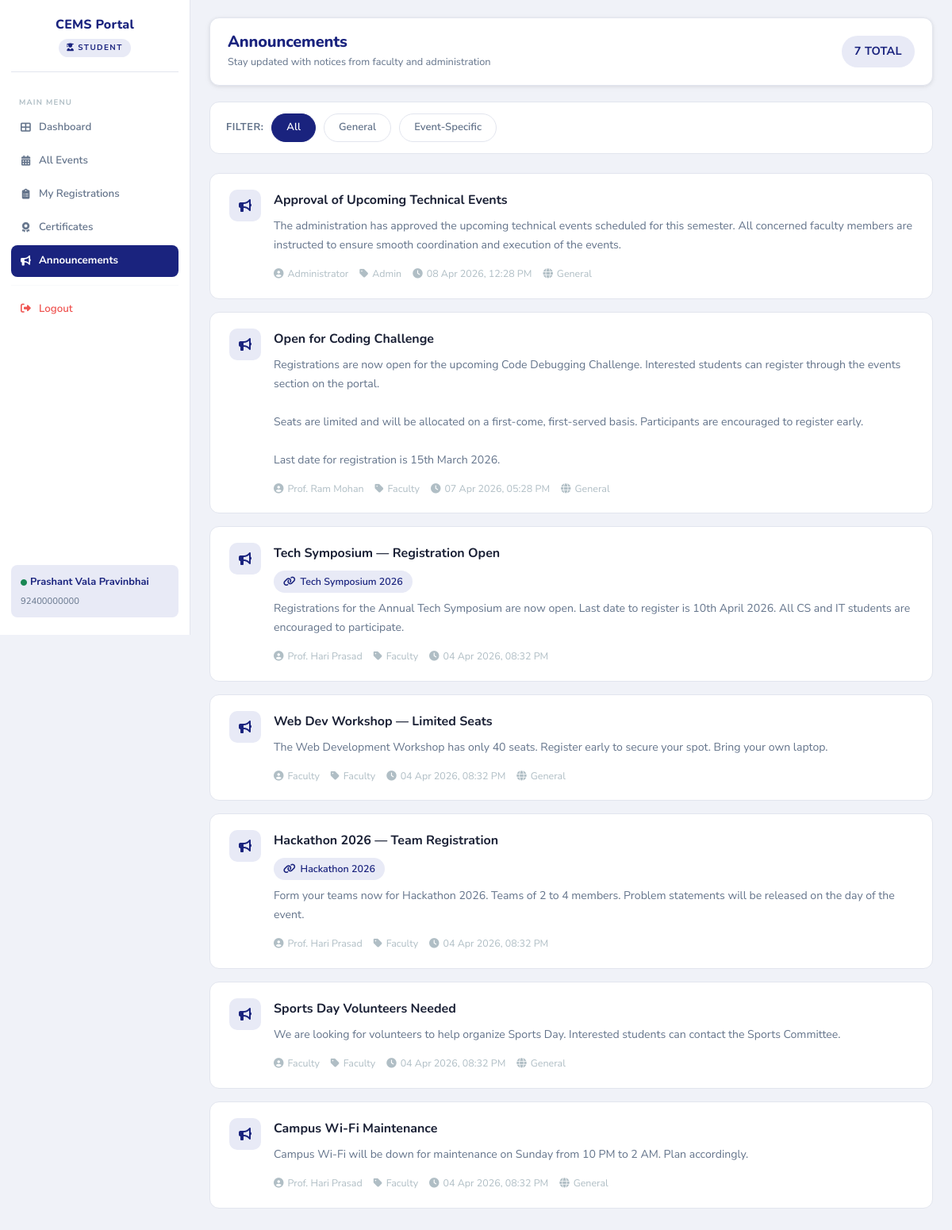
Page /student/announcements.php (signed in) on the committed database.
### tables this page shows
CREATE TABLE `announcements` (
  `announcement_id` int(11) NOT NULL,
  `title` varchar(200) NOT NULL,
  `content` text NOT NULL,
  `event_id` int(11) DEFAULT NULL,
  `posted_by` int(11) NOT NULL,
  `posted_by_role` enum('faculty','admin') NOT NULL DEFAULT 'faculty',
  `created_at` timestamp NOT NULL DEFAULT current_timestamp()
);

CREATE TABLE `events` (
  `event_id` int(11) NOT NULL,
  `event_name` varchar(200) NOT NULL,
  `description` text DEFAULT NULL,
  `venue` varchar(200) DEFAULT NULL,
  `event_date` date NOT NULL,
  `event_time` time DEFAULT NULL,
  `capacity` int(11) DEFAULT NULL,
  `status` enum('Pending','Approved','Rejected') NOT NULL DEFAULT 'Approved',
  `rejection_reason` varchar(500) DEFAULT NULL,
  `created_by` int(11) NOT NULL,
  `created_at` timestamp NOT NULL DEFAULT current_timestamp()
);

### student/announcements.php (the view, shortened to what this page needs)
<?php
$active_page = 'announcements';
require_once("../config/db.php");
require_once("../includes/student_sidebar.php");
$type_filter = $_GET['type'] ?? 'all';
$where = [];
$where_sql = $where ? 'WHERE ' . implode(' AND ', $where) : '';
$sql = "
    SELECT a.*, e.event_name,
           CASE a.posted_by_role
               WHEN 'faculty' THEN (SELECT full_name FROM faculty WHERE faculty_id = a.posted_by)
               WHEN 'admin'   THEN (SELECT full_name FROM admins  WHERE admin_id   = a.posted_by)
           END AS poster_name
    FROM announcements a
    LEFT JOIN events e ON a.event_id = e.event_id
    $where_sql
    ORDER BY a.created_at DESC
";
$announcements = $conn->query($sql)->fetch_all(MYSQLI_ASSOC);
$total         = $conn->query("SELECT COUNT(*) AS c FROM announcements")->fetch_assoc()['c'];
?>
<!DOCTYPE html>
<html lang="en">
<head>
    <link href="https://cdn.jsdelivr.net/npm/bootstrap@5.3.2/dist/css/bootstrap.min.css" rel="stylesheet">
    <link rel="stylesheet" href="https://cdnjs.cloudflare.com/ajax/libs/font-awesome/6.4.2/css/all.min.css">
    <link rel="stylesheet" href="../assets/css/style.css">
</head>
<body>
<main class="main-content">
<div class="content-inner">
    <div class="page-header">
        <div>
            <h1>Announcements</h1>
            <p>Stay updated with notices from faculty and administration</p>
        </div>
        <span class="badge-cems badge-open" style="font-size:0.9rem;padding:8px 16px;">
            <?= $total ?> Total
        </span>
    </div>
    <div class="filter-bar">
        <span style="font-size:0.8rem;font-weight:700;color:var(--text-muted);text-transform:uppercase;letter-spacing:0.5px;">Filter:</span>
        <a href="?type=all"     class="filter-chip <?= $type_filter === 'all'     ? 'active' : '' ?>">All</a>
        <a href="?type=general" class="filter-chip <?= $type_filter === 'general' ? 'active' : '' ?>">General</a>
        <a href="?type=event"   class="filter-chip <?= $type_filter === 'event'   ? 'active' : '' ?>">Event-Specific</a>
    </div>
    <?php if (empty($announcements)): ?>
    <div class="empty-state">
        <i class="fas fa-bell-slash"></i>
        <h5>No announcements found</h5>
        <p>Try a different filter or check back later</p>
    </div>
    <?php else: ?>
    <?php foreach ($announcements as $ann): ?>
    <div class="ann-card">
        <div class="ann-card-inner">
            <div class="d-flex gap-3 align-items-start">
                <div class="ann-icon"><i class="fas fa-bullhorn"></i></div>
                <div style="flex:1;min-width:0;">
                    <div class="ann-title"><?= htmlspecialchars($ann['title']) ?></div>
                    <?php if ($ann['event_name']): ?>
                    <div class="mb-2">
                        <span class="event-link-tag">
                            <i class="fas fa-link"></i><?= htmlspecialchars($ann['event_name']) ?>
                        </span>
                    </div>
                    <?php endif; ?>
                    <div class="ann-content"><?= nl2br(htmlspecialchars($ann['content'])) ?></div>
                    <div class="ann-footer">
                        <span><i class="fas fa-user-circle"></i><?= htmlspecialchars($ann['poster_name'] ?? 'Faculty') ?></span>
                        <span><i class="fas fa-tag"></i><?= ucfirst($ann['posted_by_role']) ?></span>
                        <span><i class="fas fa-clock"></i><?= date('d M Y, h:i A', strtotime($ann['created_at'])) ?></span>
                        <?php if (!$ann['event_name']): ?>
                        <span><i class="fas fa-globe"></i>General</span>
                        <?php endif; ?>
                    </div>
                </div>
            </div>
        </div>
    </div>
    <?php endforeach; ?>
    <?php endif; ?>
</div>
</main>
</body>
</html>

### includes/student_sidebar.php (shortened to what this page needs)
<?php
$active_page = $active_page ?? '';
?>
<aside class="sidebar">
    <div class="sidebar-brand">
        <div class="brand-title">CEMS Portal</div>
        <div class="brand-role role-student mt-2"><i class="fas fa-user-graduate me-1"></i>Student</div>
    </div>
    <nav class="sidebar-nav">
        <div class="nav-section-label">Main Menu</div>
        <a href="dashboard.php" class="nav-link <?= $active_page === 'dashboard' ? 'active' : '' ?>">
            <i class="fas fa-th-large"></i> Dashboard
        </a>
        <a href="events.php" class="nav-link <?= $active_page === 'events' ? 'active' : '' ?>">
            <i class="fas fa-calendar-alt"></i> All Events
        </a>
        <a href="registrations.php" class="nav-link <?= $active_page === 'registrations' ? 'active' : '' ?>">
            <i class="fas fa-clipboard-list"></i> My Registrations
        </a>
        <a href="certificates.php" class="nav-link <?= $active_page === 'certificates' ? 'active' : '' ?>">
            <i class="fas fa-award"></i> Certificates
        </a>
        <a href="announcements.php" class="nav-link <?= $active_page === 'announcements' ? 'active' : '' ?>">
            <i class="fas fa-bullhorn"></i> Announcements
        </a>
        <hr style="border-color:var(--border);margin:10px 0;">
        <a href="../auth/logout.php" class="nav-link nav-logout">
            <i class="fas fa-sign-out-alt"></i> Logout
        </a>
    </nav>
    <div class="sidebar-user">
        <div class="user-name"><i class="fas fa-circle text-success me-1" style="font-size:0.5rem;vertical-align:middle;"></i><?= htmlspecialchars($_SESSION['student_name']) ?></div>
        <div class="user-id mt-1"><?= htmlspecialchars($_SESSION['enrollment_no']) ?></div>
    </div>
</aside>

### assets/css/style.css (style rules this page uses)
:root { --primary: #1a237e; --primary-mid: #283593; --accent: #3f51b5; --accent-light: #e8eaf6; --main-bg: #f0f2f8; --sidebar-bg: #ffffff; --card-bg: #ffffff; --border: #e2e5ee; --text-dark: #1a2035; --text-muted: #64748b; --gold: #f9a825; --gold-light: #fff8e1; --success: #2e7d32; --success-light: #e8f5e9; --danger: #c62828; --danger-light: #fce4ec; --warning: #e65100; --warning-light: #fff3e0; --sidebar-width: 240px; --font-display: 'Nunito', sans-serif; --font-body: 'Nunito Sans', sans-serif; --radius-sm: 8px; --radius-md: 12px; --radius-lg: 16px; --shadow-sm: 0 1px 4px rgba(0,0,0,0.07), 0 2px 8px rgba(0,0,0,0.04); --shadow-md: 0 4px 16px rgba(26,35,126,0.10); --shadow-lg: 0 12px 40px rgba(26,35,126,0.14); --transition: all 0.2s ease; }
*, *::before, *::after { box-sizing: border-box; margin: 0; padding: 0; }
html { scroll-behavior: smooth; }
body { background: var(--main-bg); font-family: var(--font-body); color: var(--text-dark); font-size: 14px; line-height: 1.65; -webkit-font-smoothing: antialiased; }
a { text-decoration: none; color: inherit; }
.sidebar { width: var(--sidebar-width); height: 100vh; position: fixed; top: 0; left: 0; background: var(--sidebar-bg); border-right: 1px solid var(--border); padding: 22px 14px; display: flex; flex-direction: column; z-index: 100; overflow-y: auto; }
.sidebar-brand { text-align: center; padding-bottom: 18px; margin-bottom: 6px; border-bottom: 1px solid var(--border); }
.sidebar-brand .brand-title { font-family: var(--font-display); font-size: 1rem; font-weight: 800; color: var(--primary); letter-spacing: 0.2px; line-height: 1.2; }
.sidebar-brand .brand-role { font-size: 0.62rem; font-weight: 700; text-transform: uppercase; letter-spacing: 1.4px; margin-top: 6px; padding: 3px 10px; border-radius: 20px; display: inline-block; }
.role-student { background: var(--accent-light); color: var(--primary); }
.sidebar-nav { flex: 1; margin-top: 12px; }
.nav-section-label { font-size: 0.6rem; font-weight: 700; text-transform: uppercase; letter-spacing: 1.2px; color: #b0bec5; padding: 12px 10px 5px; }
.nav-link { display: flex; align-items: center; gap: 9px; padding: 9px 11px; border-radius: var(--radius-sm); margin-bottom: 2px; font-weight: 600; font-size: 0.83rem; color: var(--text-muted); transition: var(--transition); }
.nav-link i { width: 15px; font-size: 0.8rem; text-align: center; flex-shrink: 0; }
.nav-link.active { background: var(--primary); color: white; font-weight: 700; }
.nav-link.active i { color: white; }
.nav-link.nav-logout { color: #ef5350; margin-top: 4px; }
.sidebar-user { margin-top: auto; padding: 11px 12px; background: var(--accent-light); border-radius: var(--radius-sm); font-size: 0.76rem; }
.sidebar-user .user-name { font-weight: 700; color: var(--primary); font-size: 0.8rem; }
.sidebar-user .user-id { color: var(--text-muted); font-size: 0.7rem; }
.main-content { margin-left: var(--sidebar-width); min-height: 100vh; background: var(--main-bg); padding: 28px 32px; }
.content-inner { max-width: 960px; margin: 0 auto; }
.page-header { background: var(--card-bg); border: 1px solid var(--border); border-radius: var(--radius-md); padding: 18px 22px; margin-bottom: 20px; display: flex; align-items: center; justify-content: space-between; gap: 14px; flex-wrap: wrap; box-shadow: var(--shadow-sm); }
.page-header h1 { font-family: var(--font-display); font-size: 1.25rem; font-weight: 800; color: var(--primary); margin: 0; line-height: 1.2; letter-spacing: -0.2px; }
.page-header p { color: var(--text-muted); margin: 3px 0 0; font-size: 0.8rem; }
.badge-cems { display: inline-flex; align-items: center; gap: 3px; font-size: 0.65rem; font-weight: 700; padding: 3px 9px; border-radius: 20px; text-transform: uppercase; letter-spacing: 0.3px; white-space: nowrap; }
.badge-open { background: var(--accent-light); color: var(--primary); }
@media (max-width: 1200px) { .main-content { padding: 22px 24px; } }

### rows in the picture
announcements: title "Approval of Upcoming Technical Events", content "The administration has approved the upcoming technical events scheduled for this semester. All concerned faculty members are instructed to ensure smooth coordination and execution of the events.", poster_name "Administrator", posted_by_role "Admin", created_at "08 Apr 2026, 12:28 PM", shows "General"
announcements: title "Open for Coding Challenge", content "Registrations are now open for the upcoming Code Debugging Challenge. Interested students can register through the events section on the portal. Seats are limited and will be allocated on a first-come, first-served basis. Participants are encouraged to register early. Last date for registration is 15th March 2026.", poster_name "Prof. Ram Mohan", posted_by_role "Faculty", created_at "07 Apr 2026, 05:28 PM", shows "General"
announcements: title "Tech Symposium — Registration Open", event.event_name "Tech Symposium 2026", content "Registrations for the Annual Tech Symposium are now open. Last date to register is 10th April 2026. All CS and IT students are encouraged to participate.", poster_name "Prof. Hari Prasad", posted_by_role "Faculty", created_at "04 Apr 2026, 08:32 PM"
announcements: title "Web Dev Workshop — Limited Seats", content "The Web Development Workshop has only 40 seats. Register early to secure your spot. Bring your own laptop.", poster_name "Faculty", posted_by_role "Faculty", created_at "04 Apr 2026, 08:32 PM", shows "General"
announcements: title "Hackathon 2026 — Team Registration", event.event_name "Hackathon 2026", content "Form your teams now for Hackathon 2026. Teams of 2 to 4 members. Problem statements will be released on the day of the event.", poster_name "Prof. Hari Prasad", posted_by_role "Faculty", created_at "04 Apr 2026, 08:32 PM"
announcements: title "Sports Day Volunteers Needed", content "We are looking for volunteers to help organize Sports Day. Interested students can contact the Sports Committee.", poster_name "Faculty", posted_by_role "Faculty", created_at "04 Apr 2026, 08:32 PM", shows "General"
announcements: title "Campus Wi-Fi Maintenance", content "Campus Wi-Fi will be down for maintenance on Sunday from 10 PM to 2 AM. Plan accordingly.", poster_name "Prof. Hari Prasad", posted_by_role "Faculty", created_at "04 Apr 2026, 08:32 PM", shows "General"

### other values in the picture
$_SESSION['student_name'] "Prashant Vala Pravinbhai"
$_SESSION['enrollment_no'] "92400000000"
$total "7"
